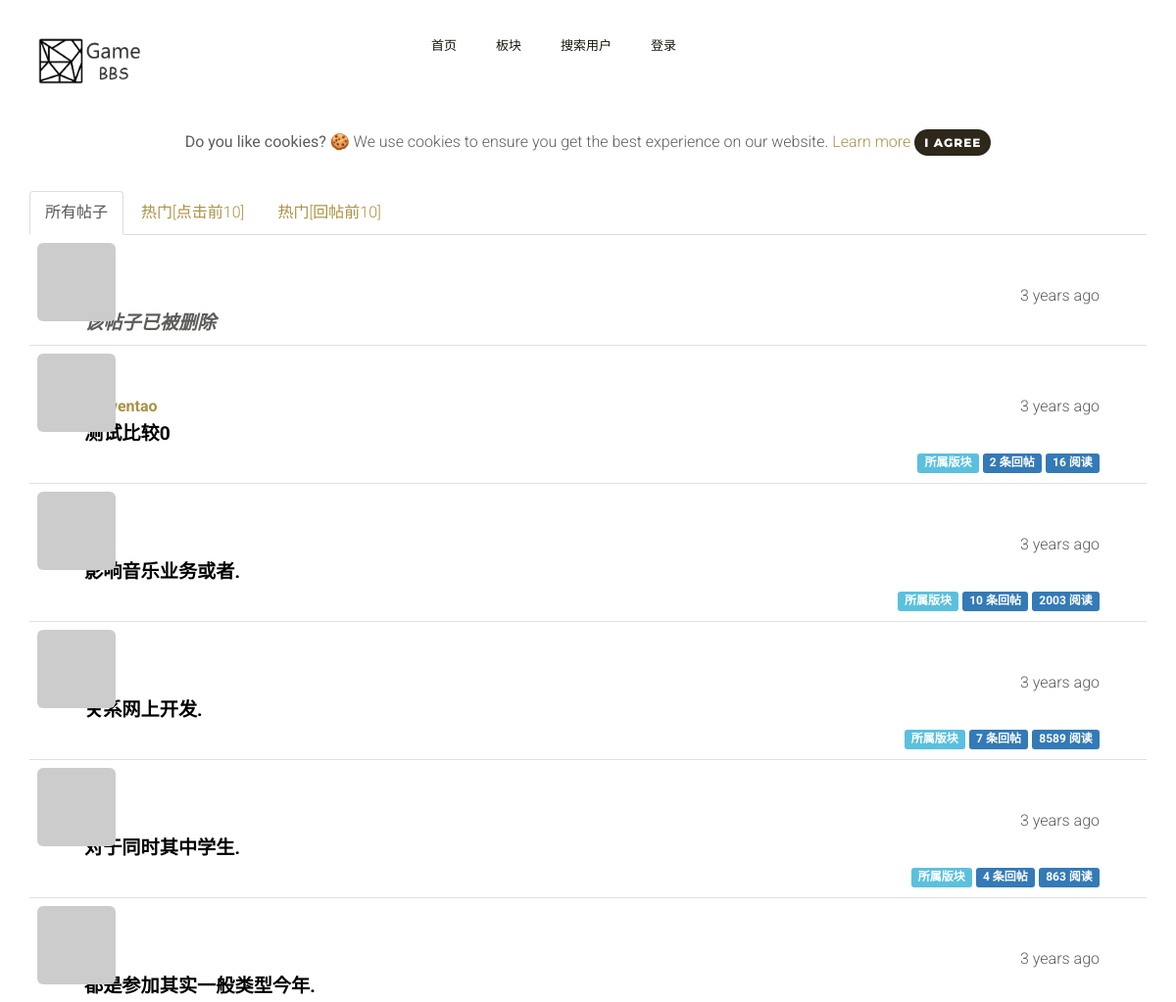
Before: / (upper part) with the older database file.
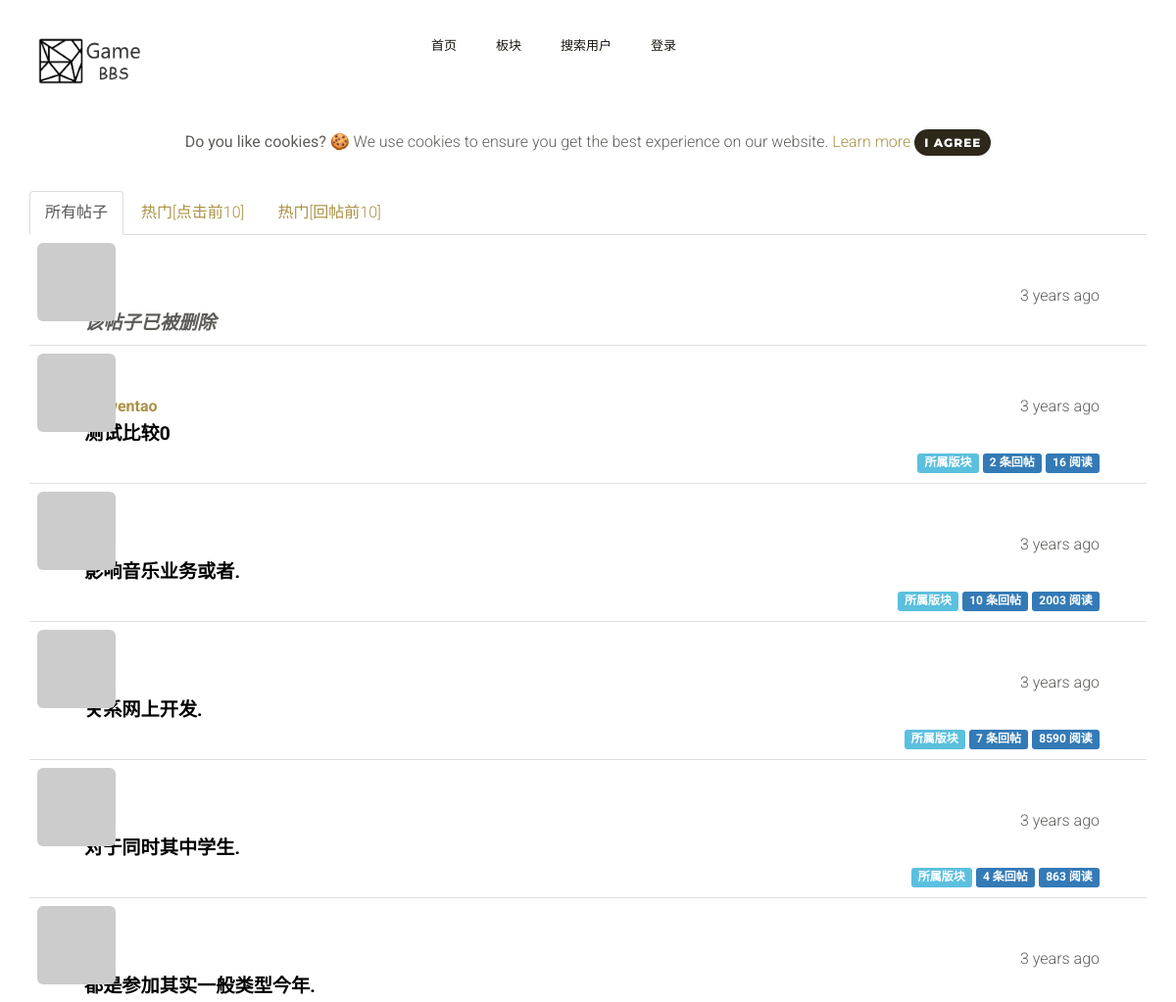
After: the same page with the newer database file.
### app/models.py (models this page shows, shortened)
class Post(db.Model):
    __tablename__ = 'posts'
    id = db.Column(db.Integer, primary_key=True)
    author_id = db.Column(db.Integer, db.ForeignKey('users.id'))
    board_id = db.Column(db.Integer, db.ForeignKey('boards.id'))
    timestamp = db.Column(db.DateTime, index=True, default=datetime.datetime.utcnow)
    title = db.Column(db.String(64))
    comments = db.relationship('Comment', backref='post', lazy='dynamic')
    comment_count = db.Column(db.Integer, index=True, default=0)
    view_count = db.Column(db.Integer, default=0)
    disabled = db.Column(db.Boolean, default=False)
    recent_time = db.Column(db.DateTime)    # 最后回复的时间
    duration = db.Column(db.Integer, index=True)  # 帖子持续时间：最后回复时间-发帖时间

### app/main/views.py (the view)
@main.route('/', methods=['GET', 'POST'])
def index():
    form = PostForm()
    if current_user.can(Permission.WRITE) and form.validate_on_submit():
        post = Post(body = form.body.data,
                    author=current_user._get_current_object())
        db.session.add(post)
        db.session.commit()
        return redirect(url_for('.index'))
    page = request.args.get('page', 1, type=int)
    show_followed = False
    show_all=bool(request.cookies.get('show_all', ''))
    most_viewed=bool(request.cookies.get('most_viewed', ''))
    most_comment=bool(request.cookies.get('most_comment', ''))
    if current_user.is_authenticated:
        show_followed = bool(request.cookies.get('show_followed', ''))
    if show_followed:
        pagination = current_user.followed_posts.order_by(Post.timestamp.desc()).paginate(
            page, per_page=current_app.config['BBS_POSTS_PER_PAGE'],
            error_out=False
        )
    elif most_viewed:
        pagination = Post.query.order_by(Post.view_count.desc()).limit(10).from_self().paginate(
            page, per_page=current_app.config['BBS_POSTS_PER_PAGE'],
            error_out=False
        )
    elif most_comment:
        q = Post.query.order_by(Post.comment_count.desc())
        pagination = q.limit(10).from_self().paginate(
            page, per_page=current_app.config['BBS_POSTS_PER_PAGE'],
            error_out=False
        )
    else:
        show_all = True
        pagination = Post.query.order_by(Post.timestamp.desc()).paginate(
            page, per_page=current_app.config['BBS_POSTS_PER_PAGE'],
            error_out=False
        )
    posts = pagination.items
    print(show_all,show_followed,most_viewed,most_comment)
    return render_template('index.html', form=form, posts=posts,
                           pagination=pagination, show_all=show_all, show_followed=show_followed,
                           most_viewed=most_viewed, most_comment=most_comment)

### app/auth/views.py (called while the page is built)
@auth.before_app_request
def before_request():
    if current_user.is_authenticated:
        current_user.ping()
        if not current_user.confirmed \
                and request.endpoint\
                and request.endpoint[:5] != 'auth.'\
                and request.endpoint != 'static':
            return redirect(url_for('auth.unconfirmed'))

### app/main/__init__.py (called while the page is built)
@main.app_context_processor
def inject_permission():
    return dict(Permission=Permission)

### app/models.py (called while the page is built)
    def gravatar(self, size=100, default='identicon', rating='g'):
        url = 'https://secure.gravatar.com/avatar'
        hash = self.avatar_hash or self.gravatar_hash()
        return '{url}/{hash}?s={size}&d={default}&r={rating}'.format(
            url=url, hash=hash, size=size, default=default, rating=rating
        )

    def can(self, permissions):
        return False

    def is_administrator(self):
        return False

    def is_moderate(self, board):
        return False

### app/templates/index.html (shortened to what this page needs)
{% extends "base.html" %}
{% import "bootstrap/wtf.html" as wtf %}
{% import "_macros.html" as macros %}
{% block page_content %}
<div class="alert text-center cookiealert" role="alert">
    <b>Do you like cookies?</b> &#x1F36A; We use cookies to ensure you get the best experience on our website. <a href="https://cookiesandyou.com/" target="_blank">Learn more</a>
    <button type="button" class="btn btn-primary btn-sm acceptcookies">
        I agree
    </button>
</div>
<div class="post-tabs">
    <ul class="nav nav-tabs">
        <li{% if show_all %} class="active"{% endif %}><a href="{{ url_for('.show_all') }}">所有帖子</a></li>
        <li{% if most_viewed %} class="active"{% endif %}><a href="{{ url_for('.most_viewed') }}">热门[点击前10]</a></li>
        <li{% if most_comment %} class="active"{% endif %}><a href="{{ url_for('.most_comment') }}">热门[回帖前10]</a></li>
    </ul>
    {% include '_posts.html' %}
</div>
{% endblock %}

### app/templates/_posts.html (shortened to what this page needs)
<ul class="posts">
    {% for post in posts %}
    <li class="post">
        <div class="post-thumbnail">
            <a href="{{ url_for('.user', username=post.author.username) }}">
                <img class="img-rounded profile-thumbnail" src="{{ post.author.gravatar(size=40) }}">
            </a>
        </div>
        <div class="post-content">
            <div class="post-date">{{ moment(post.timestamp).fromNow() }}</div>
            <div class="post-author">
                <a href="{{ url_for('.user', username=post.author.username) }}">{{ post.author.username }}</a>
            </div>
            {% if post.disabled  %}
                {% if current_user.is_administrator() or current_user.is_moderate(post.board) %}
                    <div class="post-body">
                        <p><i>该帖子已被删除</i></p>
                        <a href="{{ url_for('.post', id=post.id) }}" class="post-body">{{ post.title }}</a>
                    </div>
                    <div class="post-footer">
                        <a href="{{ url_for('.edit', id=post.id) }}">
                            <span class="label label-default">编辑 [Admin]</span>
                        </a>
                        <a href="{{ url_for('.recover_post', id=post.id) }}">
                            <span class="label label-success">恢复 [Admin]</span>
                        </a>
                        <a href="{{ url_for('.board', boardname=post.board.name) }}">
                            <span class="label label-info" >所属版块</span>
                        </a>
                        <a href="{{ url_for('.post', id=post.id) }}#comments">
                            <span class="label label-primary">{{ post.comment_count }} 条回帖</span>
                        </a>
                        <a href="{{ url_for('.post', id=post.id) }}#comments">
                            <span class="label label-primary">{{ post.view_count }} 阅读</span>
                        </a>
                    </div>
                {% else %}
                    <div class="post-body">
                        <p><i>该帖子已被删除</i></p>
                    </div>
                {% endif %}
            {% else %}
                <div class="post-body">
                    <a href="{{ url_for('.post', id=post.id) }}" class="post-body">{{ post.title }}</a>
                </div>
                <div class="post-footer">
                    <a href="{{ url_for('.board', boardname=post.board.name) }}">
                        <span class="label label-info" >所属版块</span>
                    </a>
                    <a href="{{ url_for('.post', id=post.id) }}#comments">
                        <span class="label label-primary">{{ post.comment_count }} 条回帖</span>
                    </a>
                    <a href="{{ url_for('.post', id=post.id) }}#comments">
                            <span class="label label-primary">{{ post.view_count }} 阅读</span>
                    </a>
                </div>
            {% endif %}
        </div>
    </li>
    {% endfor %}
</ul>

Changed rows visible on the page:
changed Post "关系网上开发.": view_count "8589" → "8590"
